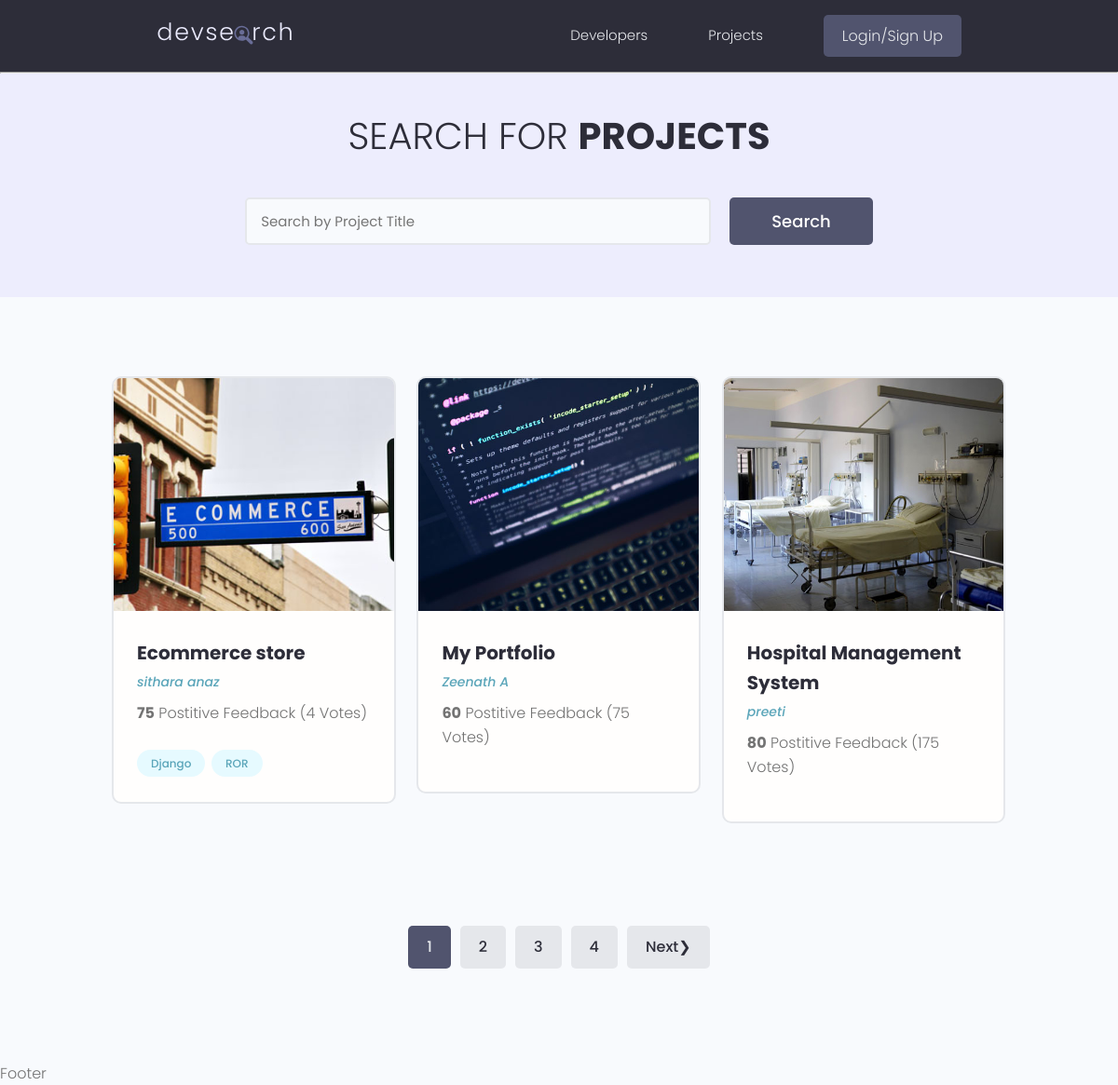
/projects/, run on the app's committed database.
### projects/models.py (models this page shows, shortened)
class Project(models.Model):
    owner = models.ForeignKey(Profile,on_delete=models.SET_NULL,null=True,blank=True)
    name = models.CharField(max_length=200)
    image = models.ImageField(upload_to='photos/',null=True,blank=True,default="photos/default.jpg")
    description = models.TextField(null=True,blank=True)
    demo_link = models.CharField(max_length=2000,null=True,blank=True)
    source_link = models.CharField(max_length=2000,null=True,blank=True)
    Tag = models.ManyToManyField('Tag',blank=True)
    Created = models.DateTimeField(auto_now_add=True)
    Published = models.DateTimeField(default = timezone.now)
    Vote_total = models.IntegerField(default=0,null=True,blank=True)
    Vote_ratio = models.IntegerField(default=0,null=True,blank=True)

class Tag(models.Model):
    name = models.CharField(max_length=100)
    Created = models.DateTimeField(auto_now_add=True)
    def __str__(self):
        return self.name

### users/models.py (models this page shows, shortened)
class Profile(models.Model):
    user = models.OneToOneField(User, on_delete=models.CASCADE,null=True,blank=True)
    name = models.CharField(max_length=200,null=True,blank=True)
    location = models.CharField(max_length=200,null=True,blank=True)
    email = models.EmailField(null=True,blank=True)
    short_intro = models.CharField(max_length=1000,null=True,blank=True)
    bio = models.TextField(null=True,blank=True)
    profile_image = models.ImageField(upload_to='profiles/',default='profiles/user.png')
    social_github = models.CharField(max_length=2000,null=True,blank=True)
    social_twitter = models.CharField(max_length=2000,null=True,blank=True)
    social_youtube = models.CharField(max_length=2000,null=True,blank=True)
    soacial_linkedin = models.CharField(max_length=2000,null=True,blank=True)
    social_website = models.CharField(max_length=2000,null=True,blank=True)

### projects/views.py (the view)
# urls.py: path('projects/',include('projects.urls')),
def projects(request):
    project_list, search_query = searchProjects(request)
    project_list, custom_range, paginator, page = paginateProjects(
        request,project_list,3)
    context = {'projects': project_list,
               'search_query': search_query,
               'custom_range': custom_range,
               'paginator' : paginator,
               'page' : page,
    }
    return render(request,'projs/projects.html',context)

### projects/utils.py (called while the page is built)
def searchProjects(request):
    search_query = ''
    if request.GET.get('search_query'):
        search_query = request.GET.get('search_query')
    tags_list = Tag.objects.filter(name__icontains=search_query)
    project_list = Project.objects.filter(
        Q(name__icontains=search_query) |
        Q(owner__name__icontains=search_query) |
        Q(Tag__in=tags_list)).distinct()
    return project_list,search_query

def paginateProjects(request,project_list,project_per_page):
    paginator = Paginator(project_list,project_per_page)
    page = request.GET.get('page')
    try:
        project_list = paginator.page(page)
    except PageNotAnInteger:
        page = 1
        project_list = paginator.page(page)
    except EmptyPage:
        page = paginator.num_pages
        project_list = paginator.page(page)
    leftIndex = int(page)-4
    if leftIndex < 1:
        leftIndex = 1
    rightIndex = int(page)+4
    if rightIndex >= paginator.num_pages:
        rightIndex = paginator.num_pages + 1
    custom_range = range(leftIndex,rightIndex)
    print('page=',page)
    return project_list,custom_range,paginator,page

### projects/templates/projs/projects.html (shortened to what this page needs)
{% extends 'main.html' %}
{% block content %}
  <main class="projects">
   <section class="hero-section text-center">
     <div class="container container--narrow">
       <div class="hero-section__box">
         <h2>Search for <span>Projects</span></h2>
       </div>
       <div class="hero-section__search">
         <form class="form" action="#" method="get">
           <div class="form__field">
             <input class="input input--text" id="formInput#search" type="text" name="search_query"
               placeholder="Search by Project Title" value="{{search_query}}" />
           </div>
           <input class="btn btn--sub btn--lg" type="submit" value="Search" />
         </form>
       </div>
     </div>
   </section>
   <section class="projectsList">
     <div class="container">
       <div class="grid grid--three">
      {% for p in projects %}
         <div class="column">
           <div class="card project">
             <a href="{% url 'projects:project' p.id %}" class="project">
               <img class="project__thumbnail" src="{{p.image.url}}" alt="project thumbnail" />
               <div class="card__body">
                 <h3 class="project__title">{{p.name}}</h3>
                 <p><a class="project__author" href="">{{p.owner.name}}</a></p>
                 <p class="project--rating">
                   <span style="font-weight: bold;">{{p.Vote_ratio}}</span> Postitive
                   Feedback ({{p.Vote_total}} Votes)
                 </p>
                 <div class="project__tags">
                  {% for tag in p.Tag.all %}
                   <span class="tag tag--pill tag--main">
                     <small>{{tag}}</small>
                   </span>
                  {% endfor %}
                 </div>
               </div>
             </a>
           </div>
         </div>
      {% endfor %}
       </div>
     </div>
   </section>
   {% include 'pagination.html' with queryset=projects custom_range=custom_range  %}
 </main>
{% endblock %}

### templates/main.html (shortened to what this page needs)
{% load static %}
<!DOCTYPE html>
<html lang="en">
<head>
  <link rel="stylesheet" href="https://cdn.iconmonstr.com/1.3.0/css/iconmonstr-iconic-font.min.css" />
  <link rel="stylesheet" href="{% static 'uikit/styles/uikit.css' %}" />
  <link rel="stylesheet" href="{% static 'styles/app.css' %}" />
</head>
<body>
    {% include 'Nav-bar.html' %}
     <hr>
    {% block content %}
    {% endblock %}
    <p>
        Footer
    </p>
</body>
</html>

### templates/nav-bar.html (shortened to what this page needs)
{% load static %}
<header class="header">
    <div class="container container--narrow">
      <a href="/" class="header__logo">
        <img src="{% static 'images/logo.svg' %}" alt="DevSearch Logo" />
      </a>
      <nav class="header__nav">
        <ul class="header__menu">
          <li class="header__menuItem"><a href="{% url 'users:profiles-all' %}">Developers</a></li>
          <li class="header__menuItem"><a href="{% url 'projects:projects' %}">Projects</a></li>
          {% if request.user.is_authenticated %}
          <li class="header__menuItem"><a href=" {% url 'users:inbox'%} ">Inbox</a></li>
          <li class="header__menuItem"><a href=" {% url 'users:account'%} ">My Account</a></li>
          <li class="header__menuItem"><a href="{% url 'users:logout' %}" class="btn btn--sub">Logout</a></li>
          {% else %}
          <li class="header__menuItem"><a href="{% url 'users:login' %}" class="btn btn--sub">Login/Sign Up</a></li>
          {% endif %}
        </ul>
      </nav>
    </div>
  </header>

### templates/pagination.html (shortened to what this page needs)
{% if queryset.has_other_pages %}
<div class="pagination">
    <ul class="container">
    {% for page in custom_range %}
    {% if page == queryset.number %}
    <li><a href="?page={{page}}&search_query={{search_query}}" class="btn page-link btn--sub">{{page}}</a></li>
    {% else %}
    <li><a href="?page={{page}}&search_query={{search_query}}" class="btn page-link">{{page}}</a></li>
    {% endif %}
    {% endfor %}
    {% if queryset.has_next %}
    <li><a href="?page={{queryset.next_page_number}}&search_query={{search_query}}" class="btn page-link">Next&#10095</a></li>
    {% endif %}
    </ul>
</div>
{% endif %}

### static/styles/app.css (style rules this page uses)
:root { --color-sub: #2d2d39; }
.btn--sub { background-color: var(--color-sub-light); }
.card { border: 2px solid var(--color-light); }
img { width: 100%; }
.header { position: sticky; z-index: 111; background-color: var(--color-sub); padding: 1.5rem 0; }
.header > .container { display: flex; justify-content: space-between; align-items: center; }
.header__logo > img { height: 3.8rem; }
.header__nav > ul { display: inline-flex; align-items: center; list-style: none; gap: 6.5rem; }
.header__menuItem > a { color: var(--color-light); font-weight: 300; }
.hero-section { height: 40vh; display: flex; align-items: center; background-color: var(--color-sub); }
.hero-section__box { margin-bottom: 4rem; }
.hero-section__box > h2, .hero-section__box > h2 > span { font-size: 4rem; color: var(--color-light); line-height: 1.3; text-transform: uppercase; }
.hero-section__box > h2 { font-weight: 300; }
.hero-section__box > h2 > span { font-weight: 700; }
.hero-section__search > .form { display: flex; align-items: center; justify-content: center; gap: 2rem; }
.hero-section__search > .form input.input--text { width: 50rem; }
.pagination { margin-top: 8rem; margin-bottom: 10rem; }
.pagination > ul { flex-wrap: wrap; list-style: none; display: flex; align-items: center; justify-content: center; gap: 1rem; }
.pagination .btn { color: var(--color-sub); }
.pagination .btn.btn--sub { color: var(--color-light); }
.project__author { font-size: 1.4rem; font-style: italic; }
.project--rating { margin-bottom: 1.6em; margin-top: .5em; }
.projects > .hero-section { background: var(--color-sub-lighter); height: 30vh; }
.projects .hero-section__box { margin-bottom: 2.5rem; }
.projects .hero-section__box > h2 { color: var(--color-sub); }
.projects .hero-section__box > h2 > span { font-weight: 700; color: var(--color-sub); }
.projectsList { margin-top: 8rem; }
.project__thumbnail { height: 25rem; object-fit: cover; object-position: top center; }
.project__title { font-size: 2rem; font-weight: 700; color: var(--color-sub); }

### static/uikit/styles/modules/_variables.css (style rules this page uses)
:root { --color-main: #5aa5b9; --color-main-light: #e6faff; --color-sub: #3f4156; --color-sub-light: #51546e; --color-sub-lighter: #ededfd; --color-text: #737373; --color-gray: #8b8b8b; --color-light: #e5e7eb; --color-light-gray: #767676; --color-bg: #f8fafd; --color-white: #fffefd; --color-white-light: #f3f3f3; --color-success: #359e64; --color-success-bg: #def8e8; --color-error: #fc4b0b; --color-error-bg: #fff2ee; --font-base: 'Poppins', arial, helvetica, 'Segoe UI', roboto, ubuntu, sans-serif; --font-monospace: 'Fira Code', 'Courier New', courier, monospace; --font-regular: 300; --font-medium: 500; --font-bold: 700; --generic-shadow: 1px 1px 5px #00000010; --generic-transition: all 0.3s ease-in-out; }

### static/uikit/styles/modules/_base.css (style rules this page uses)
* { margin: 0; padding: 0; box-sizing: border-box; text-rendering: optimizeLegibility; color: inherit; font-size: inherit; }
html { font-size: 50%; }
@media only screen and (min-width: 480px) { html { font-size: 56.25%; } }
@media only screen and (min-width: 1200px) { html { font-size: 62.5%; } }
body { line-height: 1.6; font-weight: 400; font-size: 1.5rem; color: var(--color-text); background-color: var(--color-bg); min-height: 100vh; }

### static/uikit/styles/modules/_typography.css (style rules this page uses)
* { font-family: var(--font-base); }
h2 { font-size: 3.6rem; font-weight: var(--font-bold); }
h3 { font-size: 3.2rem; font-weight: var(--font-medium); }
p, span, strong { font-size: 1.6rem; color: var(--color-text); font-weight: var(--font-regular); }
a { padding-bottom: 2px; text-decoration: none; display: inline-block; color: var(--color-main); font-weight: var(--font-medium); }

### static/uikit/styles/modules/_utilities.css (style rules this page uses)
.container { width: 92%; max-width: 165rem; margin: 0 auto; box-sizing: border-box; }
.container--narrow { width: 92%; max-width: 120rem; }
@media screen and (min-width: 1000px) { .container { width: 90%; } }
@media screen and (min-width: 1000px) { .container--narrow { width: 85%; } }
@media screen and (min-width: 1200px) { .container { width: 80%; } }
@media screen and (min-width: 1200px) { .container--narrow { width: 72%; } }
.text-center { text-align: center; }

### static/uikit/styles/modules/_card.css (style rules this page uses)
.card { border-radius: 1rem; background-color: var(--color-white); border: 1.5px solid var(--color-light); width: auto; height: auto; margin-top: 0.5rem; margin-bottom: 0.5rem; overflow: hidden; }
.card__body, .card__header { padding: 2rem 2.5rem; }

### data on the page
Project: image (picture), name "Ecommerce store", owner.name "sithara anaz", Vote_ratio "75", Vote_total "4"
Tag: name "Django"
Tag: name "ROR"
Project: image (picture), name "My Portfolio", owner.name "Zeenath A", Vote_ratio "60", Vote_total "75"
Project: image (picture), name "Hospital Management System", owner.name "preeti", Vote_ratio "80", Vote_total "175"

### other printed values
{{ page }} "1"
{{ page }} "2" "3" "4"
